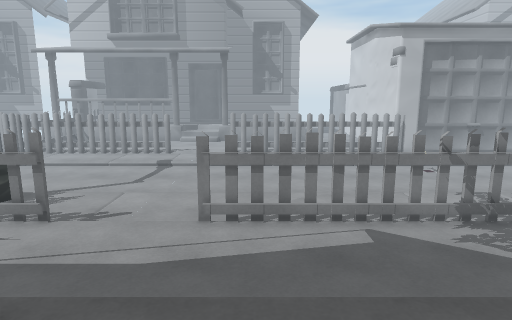
[1] (above)

17 first-person views from a walk through a Unity game level. The camera is 1.3 m above the floor, tilts 10° down and sees 75° across. The floor is counted in squares, 0.5 m on a side. Each view is taken from the middle of a square. On the plan, view 1 faces up. The plan holds only what a view shows up to about 20 squares ahead; the rest is blank. The place goes on beyond the plan. The player is left out.

[2]
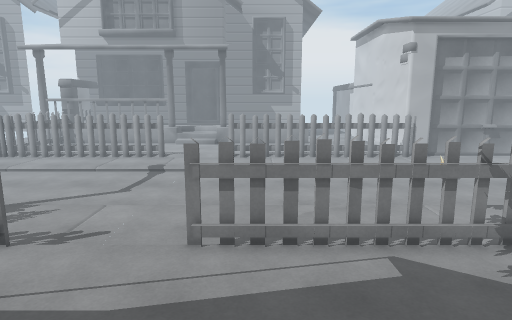

[3]
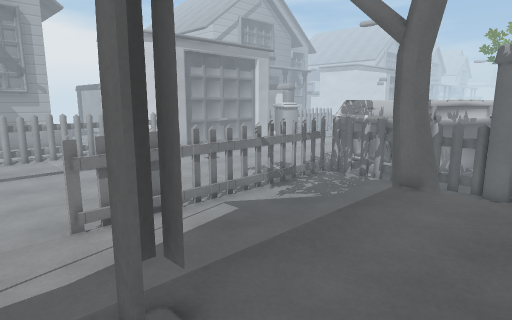

[4]
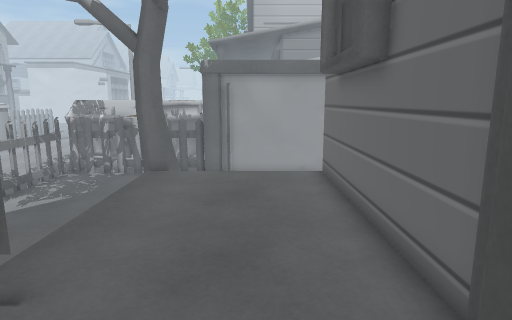

[5]
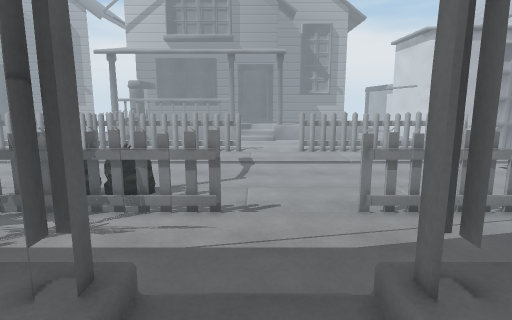

[6]
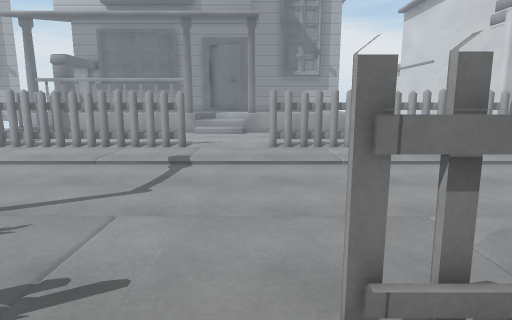

[7]
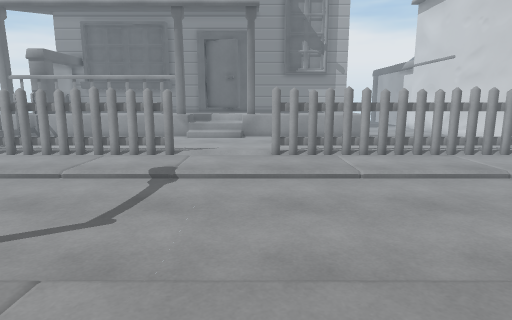

[8]
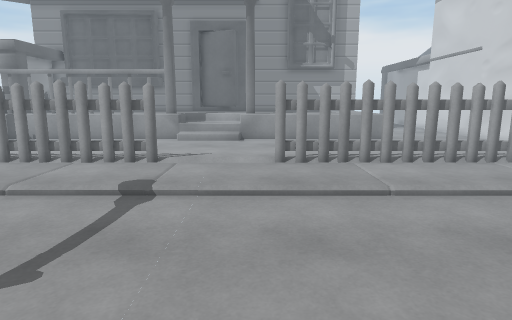

[9]
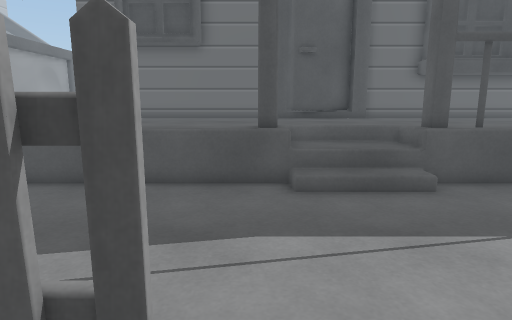

[10]
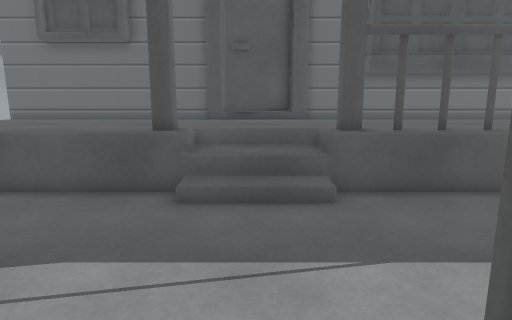

[11]
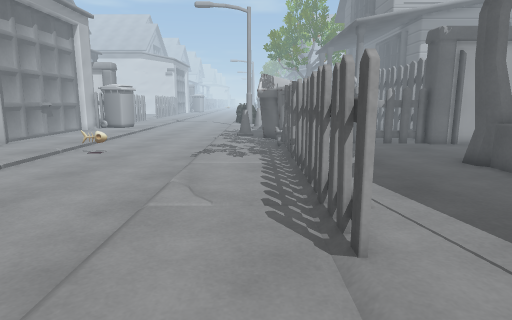

[12]
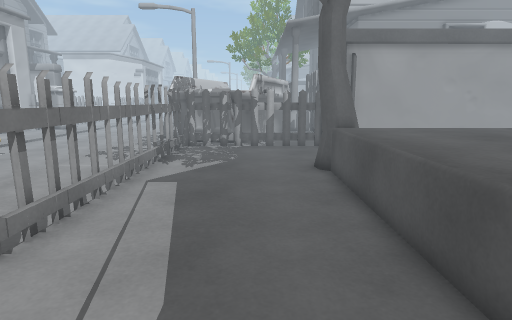

[13]
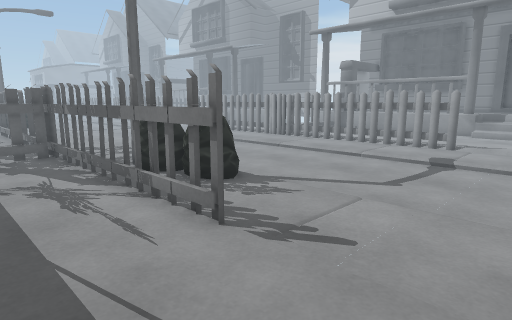

[14]
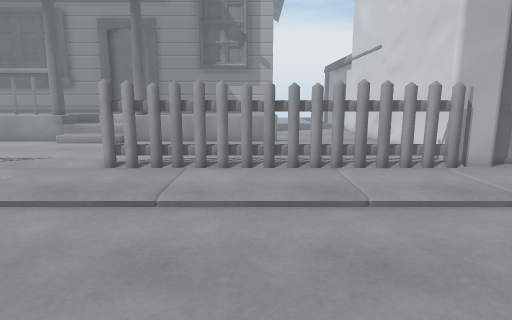

[15]
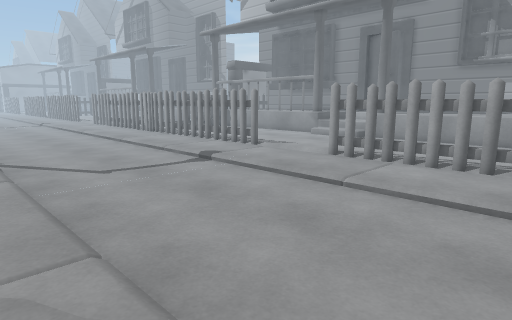

[16]
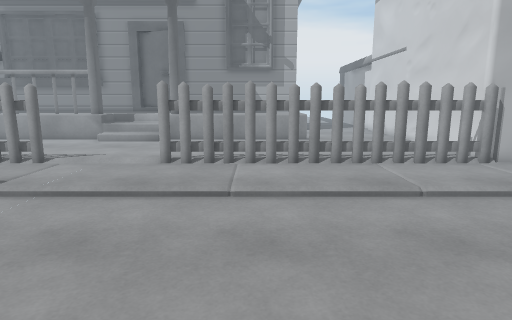

[17]
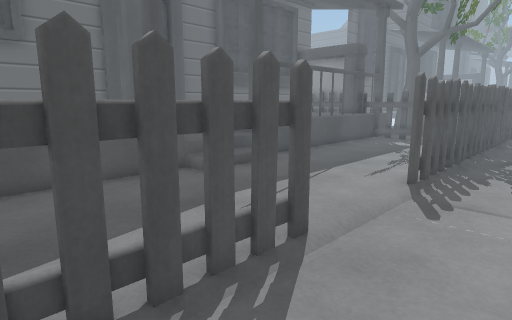

### Floor plan
Key: @ floor where view 1 was taken; # wall or solid block; x gap in a wall; . main floor; : floor 0.25 m higher than the main floor; + floor 0.75 m higher than the main floor; * floor 1 m higher than the main floor; / step, stairs or slope; = window, fence, low wall or low ledge; ^ raised ledge; v drop or lower ground; T tree.
Columns run from 15 left of view 1 to 13 right of it. Each row starts with its distance up from view 1.
 36                 vvvv
 35     ::://///:     ::       #
 34     ::::::::::             #
 33      :::::::::             #
 32       ::::::::             #
 31       ::::::::             #
 30 :::::::::::::::::::::::::::#
 29 ########:::::################
 28 ########.....###############.
 27 .............................
 26 .............................
 25 .............................
 24 /////////////////////////////
 23 ...........................=.
 22 ..........................==.
 21 .............................
 20 .............................
 19 .............................
 18 .............................
 17 .............................
 16    = ........................
 15  =##=.............::.........
 14 ###==............:...........
 13 ==...........................
 12 .............................
 11 xxxxxxxx:::::#xxxxxxxxxxxxx##
 10 ::::::::::::::::::::::::::::#
  9 ::::::::::::::::::::::::::::#
  8 ::::::::::::::::::::::::::::#
  7 ::::::::::::::::::::::::::::#
  6 ::::::::::::::::::::::::::::^
  5 ::::::://///:::::::::T::::::^
  4 ###=####///##==***** TT:::::^
  3 ###*####+++##*******=#  :::##
  2  *******************#    ::#
  1 ********************#      #
  0 ***************@****#      #
 -1 ********************#      #
 -2 ^^^^x**#####********=      #
 -3 ######### #########T=      #
 -4                            #
 -5                            #
 -6                            #
 -7                            #
 -8                            #

Where each view was taken, in squares from view 1:
view 1: 0 up, 0 right, facing up
view 2: 2 up, 0 right, facing up
view 3: 0 up, 5 left, facing up-right
view 4: 0 up, 7 left, facing right
view 5: 1 down, 6 left, facing up
view 6: 8 up, 3 left, facing up
view 7: 11 up, 3 left, facing up
view 8: 14 up, 3 left, facing up
view 9: 14 up, 3 left, facing down
view 10: 13 up, 6 left, facing down
view 11: 13 up, 7 left, facing right
view 12: 7 up, 7 left, facing right
view 13: 7 up, 2 left, facing up-left
view 14: 15 up, 4 right, facing up
view 15: 14 up, 7 right, facing up-left
view 16: 14 up, 2 right, facing up
view 17: 15 up, 3 right, facing down-left
